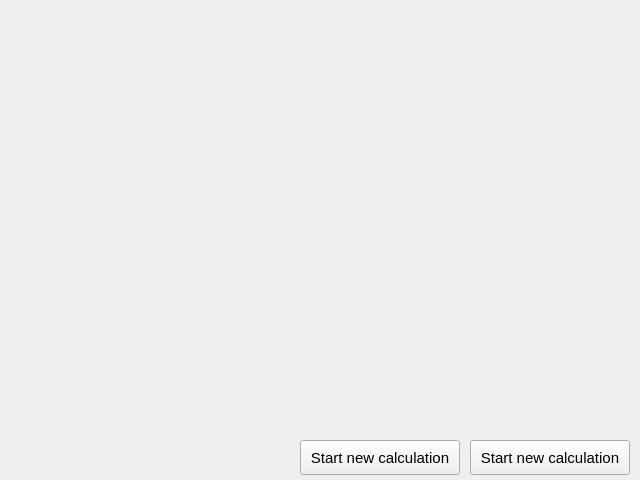
<?xml version="1.0" encoding="UTF-8"?>
<ui version="4.0">
 <class>MainPage</class>
 <widget class="QWidget" name="MainPage">
  <property name="geometry">
   <rect>
    <x>0</x>
    <y>0</y>
    <width>640</width>
    <height>480</height>
   </rect>
  </property>
  <property name="windowTitle">
   <string>Form</string>
  </property>
  <widget class="QPushButton" name="buttonStartCalculation">
   <property name="geometry">
    <rect>
     <x>470</x>
     <y>440</y>
     <width>160</width>
     <height>35</height>
    </rect>
   </property>
   <property name="minimumSize">
    <size>
     <width>160</width>
     <height>35</height>
    </size>
   </property>
   <property name="maximumSize">
    <size>
     <width>160</width>
     <height>35</height>
    </size>
   </property>
   <property name="font">
    <font>
     <pointsize>11</pointsize>
    </font>
   </property>
   <property name="text">
    <string>Start new calculation</string>
   </property>
  </widget>
  <widget class="QPushButton" name="buttonStartCalculation_2">
   <property name="geometry">
    <rect>
     <x>300</x>
     <y>440</y>
     <width>160</width>
     <height>35</height>
    </rect>
   </property>
   <property name="minimumSize">
    <size>
     <width>160</width>
     <height>35</height>
    </size>
   </property>
   <property name="maximumSize">
    <size>
     <width>160</width>
     <height>35</height>
    </size>
   </property>
   <property name="font">
    <font>
     <pointsize>11</pointsize>
    </font>
   </property>
   <property name="text">
    <string>Start new calculation</string>
   </property>
  </widget>
 </widget>
 <resources/>
 <connections/>
</ui>
